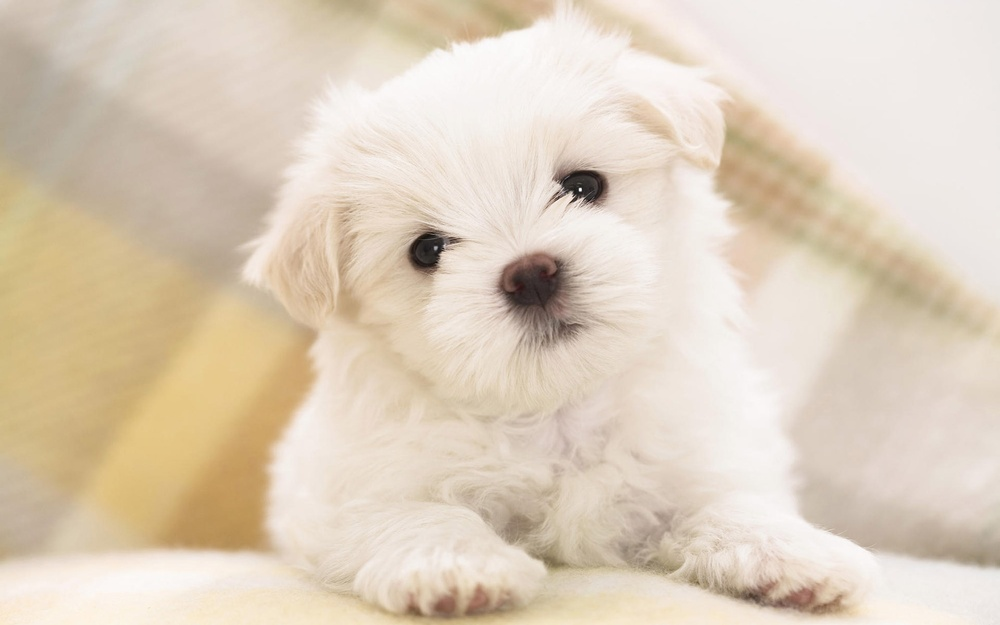
#> input picture perrito.jpg, 1000 x 625 px, shrunk from 1920 x 1200 before the run
$ jupyter execute umbralizacion.ipynb
#> lines starting #> are read from the running program, lines starting #| are printed output that depends on the picture; after the words box and inside, x2 and y2 are one past the last pixel; in counts of white or black regions, pixels touching at a corner belong together
umbralizacion con la tecnica de ISOdata

[cell 1]
import cv2
import numpy as np
import matplotlib.pyplot as plt

def isodata(imagen):
    umbral = 100
    while True:
        grupo1 = imagen[imagen <= umbral]
        grupo2 = imagen[imagen > umbral]
        mediag1 = np.mean(grupo1)
        mediag2 = np.mean(grupo2)

        umbral_nuevo = (mediag1 + mediag2) / 2

        if abs(umbral_nuevo-umbral)<0.5:
            break
        umbral = umbral_nuevo

    return umbral

imagen= cv2.imread('perrito.jpg',0)
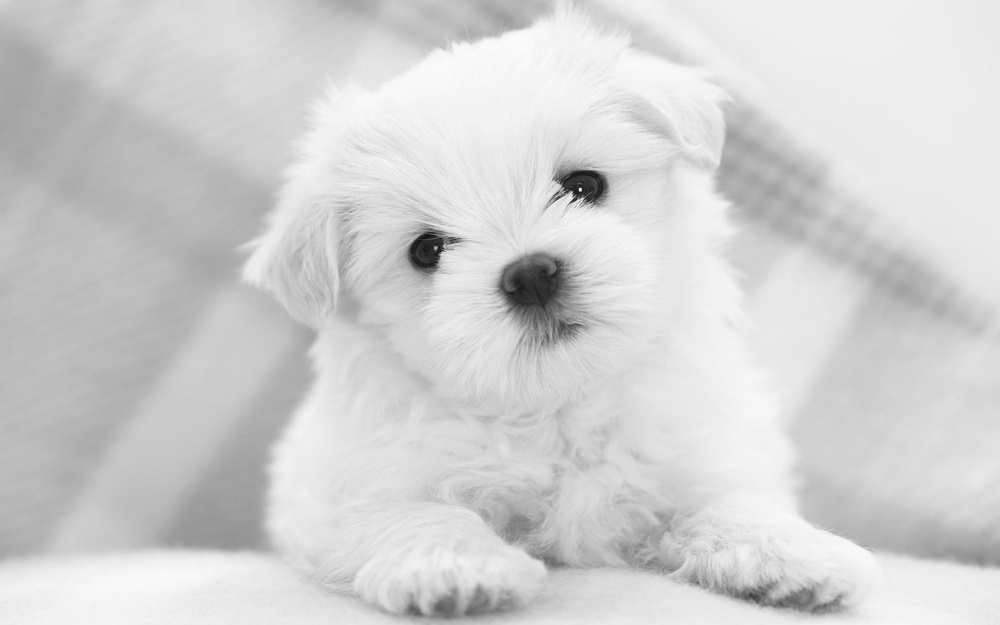
#> imagen: shape (625, 1000); min 8, max 255, mean 209.5

umbral_isodata= isodata(imagen)
#> the loop in isodata, `while True:` made 14 passes
#> (mediag1, mediag2, umbral_nuevo, umbral) on passes 1 to 12: (60.9, 210.7, 135.8, 135.8), (89.24, 211.4, 150.3, 150.3), (104.6, 211.9, 158.2, 158.2), (119.1, 212.4, 165.7, 165.7), (130.3, 213, 171.6, 171.6), (143.4, 214, 178.7, 178.7), (156.7, 216, 186.3, 186.3), (167.5, 219.2, 193.3, 193.3), (174.4, 222.6, 198.5, 198.5), (177.2, 224.2, 200.7, 200.7), (178.4, 224.9, 201.6, 201.6), (179.1, 225.3, 202.2, 202.2)
#> (mediag1, mediag2, umbral_nuevo) on pass 14: (179.8, 225.6, 202.7)
#> umbral_isodata = 202.7

_, imagen_isodata = cv2.threshold(imagen, umbral_isodata, 255, cv2.THRESH_BINARY)
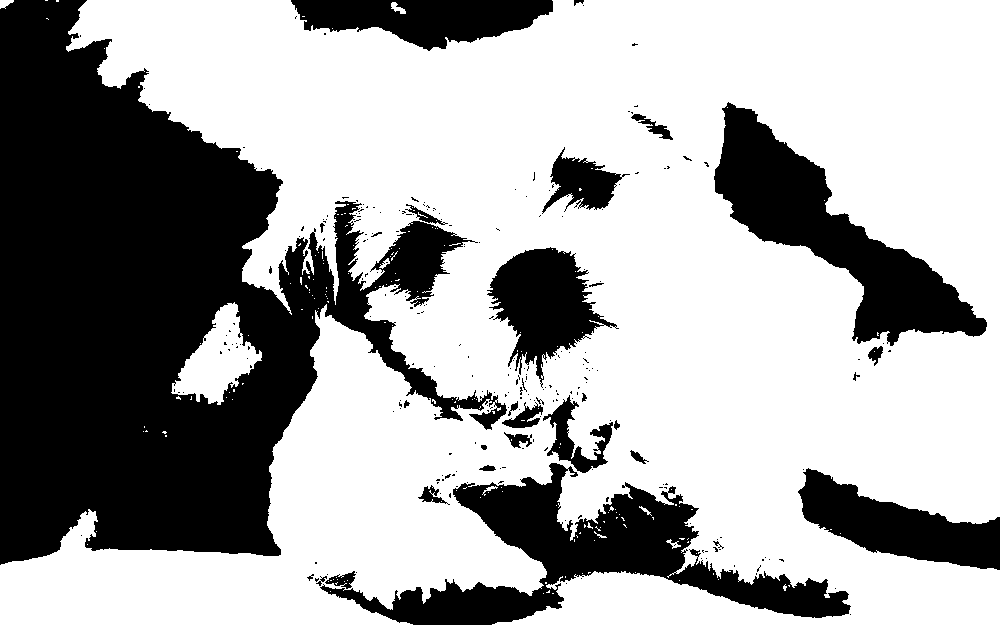
#> imagen_isodata: shape (625, 1000); 64.7% white; 253 black regions (222 under 20 px), largest, box (x1, y1, x2, y2) and area: (0, 0, 507, 565) 139065, (320, 463, 851, 625) 25885, (714, 102, 987, 346) 21140

plt.figure(figsize=(10, 5))
plt.subplot(1, 2, 1)
plt.title('Imagen original en escala de grises')
plt.imshow(imagen, cmap='gray')
plt.subplot(1, 2, 2)
plt.title('Imagen con umbral Isodata')
plt.imshow(imagen_isodata, cmap='gray')

plt.show()

Tecnica de dos picos

[cell 2]
import cv2
import numpy as np
import matplotlib.pyplot as plt

def dos_picos(imagen):
    hist = cv2.calcHist([imagen], [0], None, [256], [0, 150])
    pico = hist.flatten()
    pico_dif = np.diff(pico)
    primer_pico = np.argmax(pico_dif[:128])
    segundo_pico = np.argmax(pico_dif[128:]) + 128
    umbral_2picos = int((primer_pico + segundo_pico) / 2)
    return umbral_2picos

imagen = cv2.imread('gato.jpg', 0)
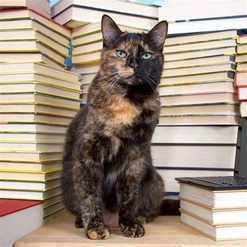
#> input picture gato.jpg, 247 x 247 px, shrunk from 474 x 474 before the run
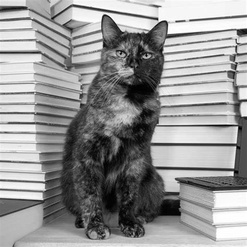
#> imagen: shape (247, 247); min 0, max 255, mean 148.6
umbral_2pic = dos_picos(imagen)
#> in dos_picos, `hist = cv2.calcHist([imagen], [0], None, [256], [0, 150])`: hist = 256 values, max 296 at index 134, min 0 at index 2, mean 108.8
#> in dos_picos, `pico = hist.flatten()`: pico has the same summary as hist
#> in dos_picos, `pico_dif = np.diff(pico)`: pico_dif = 255 values, max 295 at index 137, min -296 at index 134, mean -0.0745
#> in dos_picos, `primer_pico = np.argmax(pico_dif[:128])`: primer_pico = 123
#> in dos_picos, `segundo_pico = np.argmax(pico_dif[128:]) + 128`: segundo_pico = 137
#> in dos_picos, `umbral_2picos = int((primer_pico + segundo_pico) / 2)`: umbral_2picos = 130
#> umbral_2pic = 130

_, imagen_2picos = cv2.threshold(imagen, umbral_2pic, 255, cv2.THRESH_BINARY)
#> imagen_2picos: shape (247, 247); 59.3% white; 85 black regions (71 under 20 px), largest, box (x1, y1, x2, y2) and area: (0, 14, 247, 240) 23316, (0, 4, 158, 34) 623, (230, 39, 247, 70) 136

plt.figure(figsize=(10, 5))
plt.subplot(1, 2, 1)
plt.title('Imagen original en escala de grises')
plt.imshow(imagen, cmap='gray')
plt.subplot(1, 2, 2)
plt.title('Imagen con umbral de dos picos')
plt.imshow(imagen_2picos, cmap='gray')

plt.show()

Metodo de otsu

[cell 3]
import cv2
import numpy as np
import matplotlib.pyplot as plt

imagen = cv2.imread('gato.jpg', 0)
_, imagen_otsu = cv2.threshold(imagen, 0, 180, cv2.THRESH_BINARY + cv2.THRESH_OTSU)
#> imagen_otsu: shape (247, 247); values 0 (black) and 180 (white), 56.9% white; 60 black regions (47 under 20 px), largest, box (x1, y1, x2, y2) and area: (0, 14, 247, 240) 24787, (0, 3, 158, 36) 692, (189, 15, 247, 21) 109
umbral_image = np.where(imagen > imagen_otsu, 255, 0).astype(np.uint8)
#> umbral_image: shape (247, 247); 86.4% white; 590 black regions (541 under 20 px), largest, box (x1, y1, x2, y2) and area: (140, 186, 224, 241) 1364, (0, 205, 87, 247) 1034, (106, 96, 139, 127) 362

plt.figure(figsize=(10, 5))
plt.subplot(1, 2, 1)
plt.title('Imagen original en escala de grises')
plt.imshow(imagen, cmap='gray')
plt.subplot(1, 2, 2)
plt.title('Imagen con umbral Otsu')
plt.imshow(imagen_otsu, cmap='gray')

plt.show()

Umbralizacion variable- particion de una imagen

[cell 4]
import cv2
import numpy as np
import matplotlib.pyplot as plt

def variable_umb_block(image, tam_bloq, c):
    umbral_img = np.zeros_like(image)
    for y in range(0, image.shape[0], tam_bloq):
        for x in range(0, image.shape[1], tam_bloq):
            bloque = image[y:y+tam_bloq, x:x+tam_bloq]
            bloque_media = np.mean(bloque)
            umbral_adap = bloque_media - c
            umbral_img[y:y+tam_bloq, x:x+tam_bloq] = (bloque > umbral_adap) * 255
    return umbral_img

imagen = cv2.imread('gato.jpg', 0)
tam_bloq = 180
c = 10
umbral_ima_adap = variable_umb_block(imagen, tam_bloq, c)
#> after the loop in variable_umb_block, `for y in range(0, image.shape[0], tam_bloq):`:
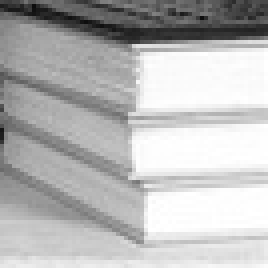
#> bloque: shape (67, 67) (shown 4 times larger); min 13, max 255, mean 184
#> after the loop in variable_umb_block, `for y in range(0, image.shape[0], tam_bloq):`: umbral_img: shape (247, 247); 57.1% white; 68 black regions (58 under 20 px), largest, box (x1, y1, x2, y2) and area: (0, 14, 247, 241) 24911, (0, 4, 158, 34) 643, (189, 15, 247, 22) 144

plt.figure(figsize=(10, 5))
plt.subplot(1, 2, 1)
plt.title('Imagen original en escala de grises')
plt.imshow(imagen, cmap='gray')
plt.subplot(1, 2, 2)
plt.title('Imagen con adaptativo')
plt.imshow(umbral_ima_adap, cmap='gray')

plt.show()

Con desviacion

[cell 5]
import cv2
import numpy as np
import matplotlib.pyplot as plt

def umbra_var2(image,tam_bloq,ajuste):
    umbral_img = np.zeros_like(image)
    for y in range(0, image.shape[0], tam_bloq):
        for x in range(0, image.shape[1], tam_bloq):
            bloque = image[y:y+tam_bloq, x:x+tam_bloq]
            bloque_media = np.mean(bloque)
            des=np.std(bloque)
            umbral_adap = bloque_media - (ajuste+des)
            umbral_img[y:y+tam_bloq, x:x+tam_bloq] = (bloque > umbral_adap) * 255
    return umbral_img


imagen = cv2.imread('gato2.jpg', 0)
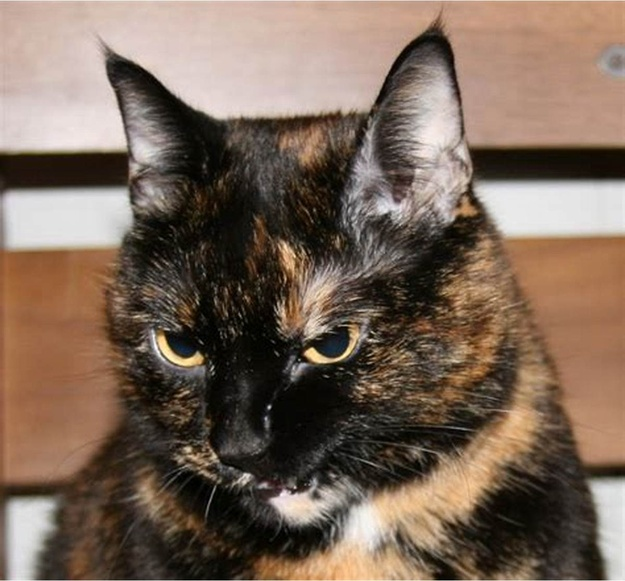
#> input picture gato2.jpg, 625 x 581 px, shrunk from 1200 x 1116 before the run
#> imagen: shape (581, 625); min 0, max 255, mean 107
tam_bloq = 5
c = 3
umbral_ima_adap = umbra_var2(imagen, tam_bloq, c)
#> after the loop in umbra_var2, `for y in range(0, image.shape[0], tam_bloq):`:
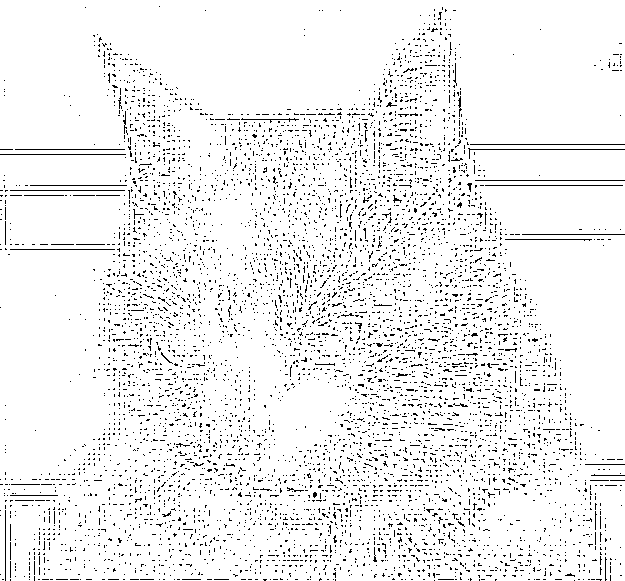
#> umbral_img: shape (581, 625); 94.2% white; black in thin lines or dots

plt.figure(figsize=(10, 5))
plt.subplot(1, 2, 1)
plt.title('Imagen original en escala de grises')
plt.imshow(imagen, cmap='gray')
plt.subplot(1, 2, 2)
plt.title('Imagen con adaptativo')
plt.imshow(umbral_ima_adap, cmap='gray')

plt.show()

Adaptativa con ventana

[cell 6]
import cv2
import numpy as np
import matplotlib.pyplot as plt

def ventana(imagen, ventana, factor):
    umbre_image = np.zeros_like(imagen)
    pad = ventana // 2
    padd_image = cv2.copyMakeBorder(imagen, pad, pad, pad, pad, cv2.BORDER_REPLICATE)
    for y in range(pad, imagen.shape[0] - pad):
        for x in range(pad, imagen.shape[1] - pad):
            ventana1 = padd_image[y - pad:y + pad + 1, x - pad:x + pad + 1]
            media = np.mean(ventana1)
            dis = np.std(ventana1)
            umbral = media - (factor + dis)
            umbre_image[y, x] = 255 if imagen[y, x] > umbral else 0
    return umbre_image

imagen = cv2.imread('gato.jpg', 0)
tam_bloq = 15
c = 2
umbral = ventana(imagen, tam_bloq, c)
#> in ventana, `padd_image = cv2.copyMakeBorder(imagen, pad, pad, pad, pad, cv2.BORDER..`:
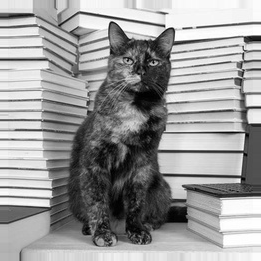
#> padd_image: shape (261, 261); min 0, max 255, mean 154.5
#> after the loop in ventana, `for y in range(pad, imagen.shape[0] - pad):`:
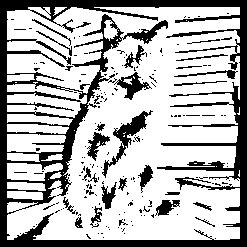
#> umbre_image: shape (247, 247); 70.2% white; 182 black regions (152 under 20 px), largest, box (x1, y1, x2, y2) and area: (0, 0, 247, 247) 14296, (102, 110, 153, 178) 675, (114, 72, 152, 100) 369

plt.figure(figsize=(10, 5))
plt.subplot(1, 2, 1)
plt.title('Imagen original en escala de grises')
plt.imshow(imagen, cmap='gray')
plt.subplot(1, 2, 2)
plt.title('Imagen con umbral adaptativo')
plt.imshow(umbral, cmap='gray')

plt.show()

[cell 7]
import cv2
import numpy as np
import matplotlib.pyplot as plt

image = cv2.imread('gato.jpg', 0)
ventana = 15
factor = 2
imagen_umbr = cv2.adaptiveThreshold(image, 255, cv2.ADAPTIVE_THRESH_MEAN_C, cv2.THRESH_BINARY, ventana, factor)
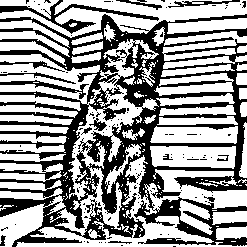
#> imagen_umbr: shape (247, 247); 60.2% white; 126 black regions (112 under 20 px), largest, box (x1, y1, x2, y2) and area: (0, 14, 247, 247) 21739, (0, 0, 159, 34) 922, (0, 80, 89, 99) 353

plt.figure(figsize=(10, 5))
plt.subplot(1, 2, 1)
plt.title('Imagen original en escala de grises')
plt.imshow(image, cmap='gray')
plt.subplot(1, 2, 2)
plt.title('Imagen con umbral adaptativo')
plt.imshow(imagen_umbr, cmap='gray')

plt.show()

Actividad Investigacion del metodo OTSU

[cell 8]
import numpy as np
import matplotlib.pyplot as plt

def otsu(imagen):
    bins_num = 255
    hist, bin_edges = np.histogram(imagen, bins=bins_num)
    bin_mids = (bin_edges[:-1] + bin_edges[1:]) / 2.

    weight1 = np.cumsum(hist)
    weight2 = np.cumsum(hist[::-1])[::-1]

    mean1 = np.cumsum(hist * bin_mids) / weight1
    mean2 = (np.cumsum((hist * bin_mids)[::-1]) / weight2[::-1])[::-1]

    inter_class_variance = weight1[:-1] * weight2[1:] * (mean1[:-1] - mean2[1:]) ** 2

    index_of_max_val = np.argmax(inter_class_variance)

    threshold = bin_mids[:-1][index_of_max_val]
    return threshold

imagen = cv2.imread('gato.jpg', 0)
umbral_otsu = otsu(imagen)
#> in otsu, `hist, bin_edges = np.histogram(imagen, bins=bins_num)`: hist = 255 values, max 717 at index 246, min 19 at index 0, mean 239.3; bin_edges = 256 values from 0 to 255
#> in otsu, `bin_mids = (bin_edges[:-1] + bin_edges[1:]) / 2.`: bin_mids = 255 values from 0.5 to 254.5
#> in otsu, `weight1 = np.cumsum(hist)`: weight1 = 255 values from 19 to 61009
#> in otsu, `weight2 = np.cumsum(hist[::-1])[::-1]`: weight2 = 255 values, max 61009 at index 0, min 462 at index 254, mean 35791.1
#> in otsu, `mean1 = np.cumsum(hist * bin_mids) / weight1`: mean1 = 255 values from 0.5 to 149.1
#> in otsu, `mean2 = (np.cumsum((hist * bin_mids)[::-1]) / weight2[::-1])[::-1]`: mean2 = 255 values from 149.1 to 254.5
#> in otsu, `inter_class_variance = weight1[:-1] * weight2[1:] * (mean1[:-1] - mean..`: inter_class_variance = 254 values, max 1.61e+13 at index 139, min 2.56e+10 at index 0, mean 1.03e+13
#> in otsu, `index_of_max_val = np.argmax(inter_class_variance)`: index_of_max_val = 139
#> in otsu, `threshold = bin_mids[:-1][index_of_max_val]`: threshold = 139.5
#> umbral_otsu = 139.5

_, imagen_otsu = cv2.threshold(imagen, umbral_otsu, 255, cv2.THRESH_BINARY)

plt.figure(figsize=(10, 5))
plt.subplot(1, 2, 1)
plt.title('Imagen original en escala de grises')
plt.imshow(imagen, cmap='gray')
plt.subplot(1, 2, 2)
plt.title('Imagen con umbral Otsu')
plt.imshow(imagen_otsu, cmap='gray')

plt.show()
